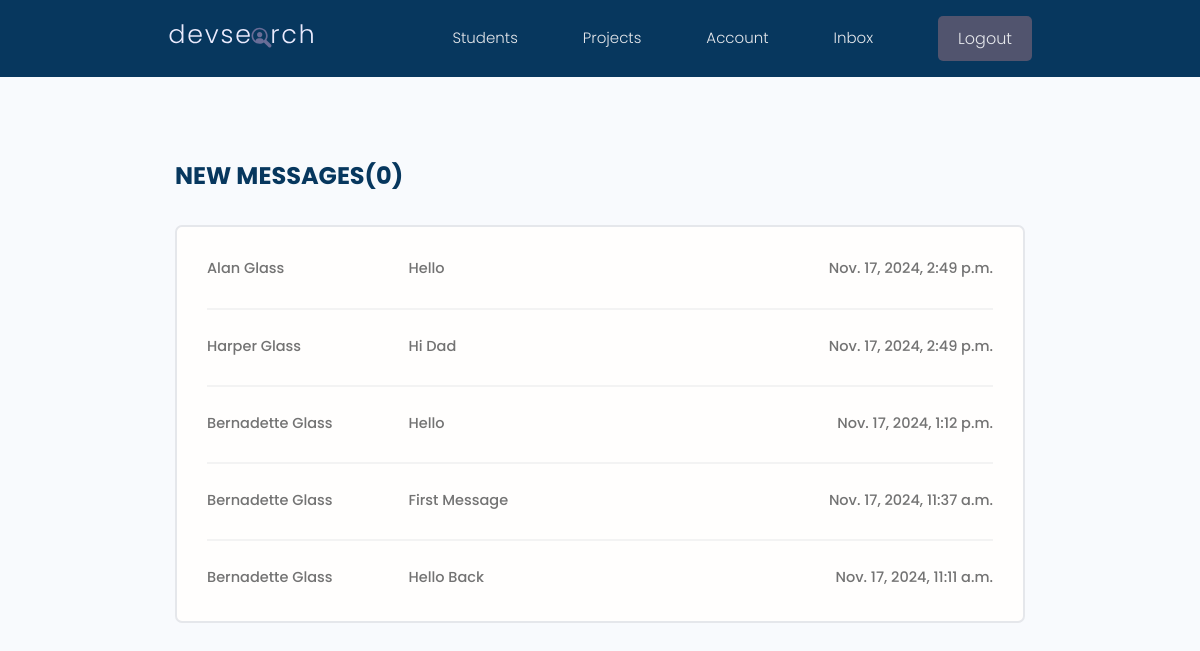
The page /inbox/ (signed in) on the database its author committed.
### users/models.py (models this page shows, shortened)
class Message(models.Model):
    sender = models.ForeignKey(Profile,on_delete=models.SET_NULL,null=True,blank=True)
    recipient = models.ForeignKey(Profile,on_delete=models.SET_NULL,null=True,blank=True,related_name="messages")
    name = models.CharField(max_length=200, null=True, blank=True)
    email = models.EmailField(max_length=200, null=True, blank=True)
    subject = models.CharField(max_length=200, null=True, blank=True)
    body = models.TextField()
    is_read = models.BooleanField(default=False,null=True)
    id = models.UUIDField(default=uuid.uuid4, unique=True, primary_key=True,editable=False)
    created = models.DateTimeField(auto_now_add=True)
    class Meta:
        ordering = ['is_read','-created']

### users/views.py (the view)
# urls.py: path('inbox/', views.inbox, name= "inbox"),
@login_required(login_url='login')
def inbox (request):
    profile = request.user.profile
    messageRequests = profile.messages.all()  ## "messages" in this case is The related name from the Model -   no need for _set
    unreadCount = messageRequests.filter(is_read=False).count()
    context = {'messageRequests':messageRequests,'unreadCount':unreadCount}
    return render(request, 'users/inbox.html', context)

### users/templates/users/inbox.html
{% extends 'main.html' %}
{% block content %}
  <main class="inbox my-xl">
    <div class="content-box">
      <h3 class="inbox__title">New Messages(<span>{{unreadCount}}</span>)</h3>
      <ul class="messages">
        {% for message in messageRequests %}
        {% if message.is_read == False %}
        <li class="message message--unread">
        {% else %}
        <li class="message message">
        {% endif %}
          <a href="{% url 'message' message.id %}">
            <span class="message__author">{{message.name}}</span>
            <span class="message__subject">{{message.subject}}</span>
            <span class="message__date">{{message.created}}</span>
          </a>
        </li>
        {% endfor %}
      </ul>
    </div>
  </main>
  {% endblock content %}

### static/styles/app.css (style rules this page uses)
:root { --color-sub: var(--color-main); }
.content-box { width: 95%; max-width: 85rem; margin: 0 auto; }
.inbox { height: 90vh; }
.inbox__title, .inbox__title span { font-size: 2.4rem; font-weight: 700; color: var(--color-sub); text-transform: uppercase; text-align: left; margin-bottom: 3rem; }
.inbox__title span { color: var(--color-main); }
.messages { list-style: none; background: var(--color-white); padding: 0.5rem 3rem; border: 2px solid var(--color-light); border-radius: 0.7rem; }
.message { padding: 2.5rem 0; }
.message > a span { font-size: 1.45rem; font-weight: 500; }
.message:not(:last-child) { border-bottom: 2px solid var(--color-white-light); }
.message > a { display: flex; gap: 1rem; }
.message__author, .message__date { flex-basis: 25%; }
.message__subject { flex-basis: 50%; }
.message__date { text-align: right; }

### static/uikit/styles/modules/_variables.css (style rules this page uses)
:root { --color-main: #07375e; --color-main-light: #e6faff; --color-sub: #3f4156; --color-sub-light: #51546e; --color-sub-lighter: rgb(215, 207, 218); --color-text: #737373; --color-gray: #8b8b8b; --color-light: #e5e7eb; --color-light-gray: #767676; --color-bg: #f8fafd; --color-white: #fffefd; --color-white-light: #f3f3f3; --color-success: #359e64; --color-success-bg: #def8e8; --color-error: #fc4b0b; --color-error-bg: #fff2ee; --font-base: 'Poppins', arial, helvetica, 'Segoe UI', roboto, ubuntu, sans-serif; --font-monospace: 'Fira Code', 'Courier New', courier, monospace; --font-regular: 300; --font-medium: 500; --font-bold: 700; --generic-shadow: 1px 1px 5px #00000010; --generic-transition: all 0.3s ease-in-out; }

### static/uikit/styles/modules/_base.css (style rules this page uses)
* { margin: 0; padding: 0; box-sizing: border-box; text-rendering: optimizeLegibility; color: inherit; font-size: inherit; }
html { font-size: 50%; }
@media only screen and (min-width: 480px) { html { font-size: 56.25%; } }
@media only screen and (min-width: 1200px) { html { font-size: 62.5%; } }
body { line-height: 1.6; font-weight: 400; font-size: 1.5rem; color: var(--color-text); background-color: var(--color-bg); min-height: 100vh; }

### static/uikit/styles/modules/_typography.css (style rules this page uses)
* { font-family: var(--font-base); }
h3 { font-size: 3.2rem; font-weight: var(--font-medium); }
p, span, strong { font-size: 1.6rem; color: var(--color-text); font-weight: var(--font-regular); }
a { padding-bottom: 2px; text-decoration: none; display: inline-block; color: var(--color-main); font-weight: var(--font-medium); }

### static/uikit/styles/modules/_utilities.css (style rules this page uses)
.my-xl { margin: 8rem auto; }

### rows shown on the page
Message: name "Alan Glass", subject "Hello", created "Nov. 17, 2024, 2:49 p.m."
Message: name "Harper Glass", subject "Hi Dad", created "Nov. 17, 2024, 2:49 p.m."
Message: name "Bernadette Glass", subject "Hello", created "Nov. 17, 2024, 1:12 p.m."
Message: name "Bernadette Glass", subject "First Message", created "Nov. 17, 2024, 11:37 a.m."
Message: name "Bernadette Glass", subject "Hello Back", created "Nov. 17, 2024, 11:11 a.m."

### other values the page prints
{{ unreadCount }} "0"
